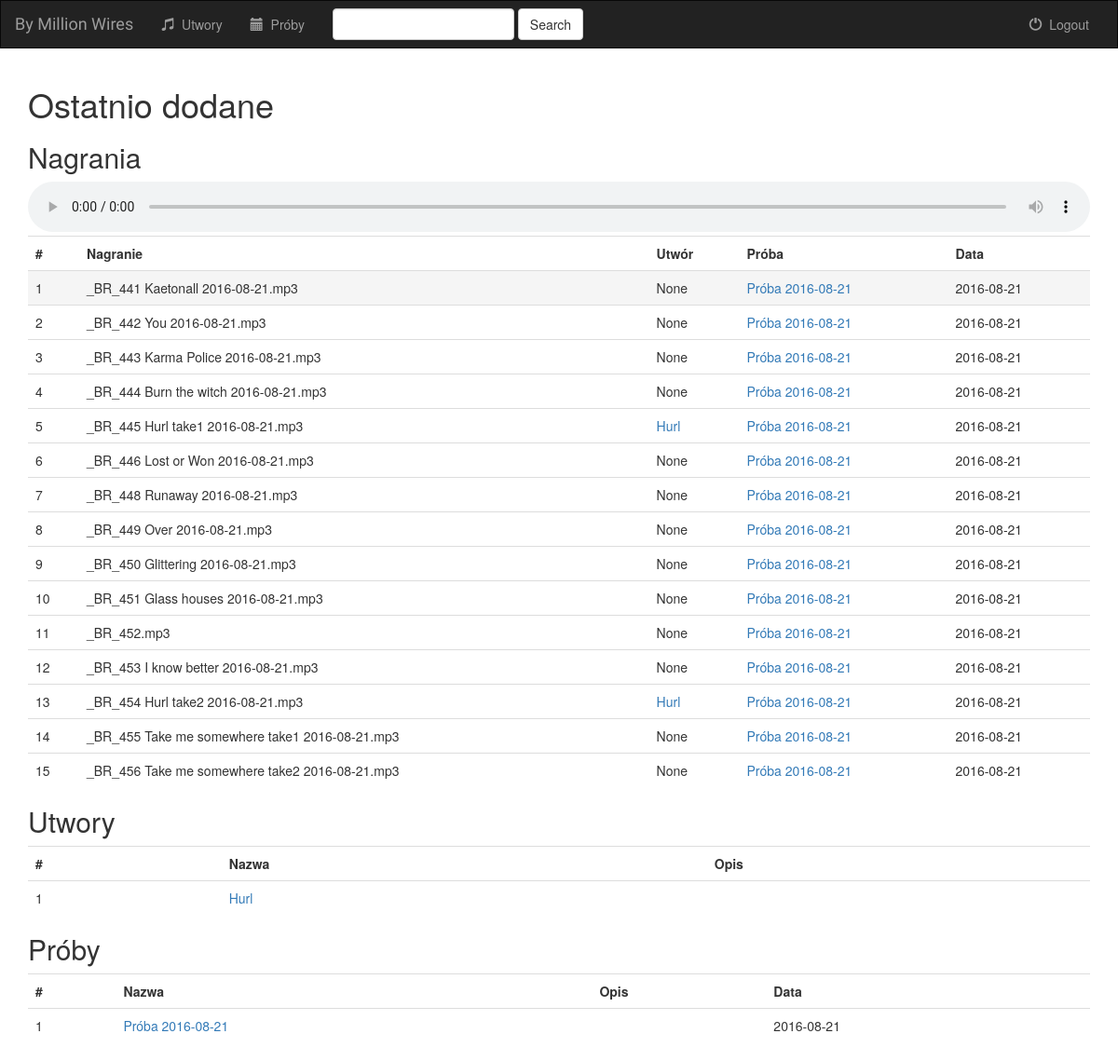
/tracks/, run on the app's committed database.
### tracks/models.py (models this page shows, shortened)
class Track(models.Model):
    name = models.CharField(max_length=200)
    date = models.DateField(now())
    path = models.CharField(max_length=500)
    event = models.ForeignKey(Event)
    project = models.ForeignKey(Project, blank=True, null=True)

class Event(models.Model):
    name = models.CharField(max_length=200)
    description = models.TextField(blank=True)
    date = models.DateField(default=now())
    def __str__(self):
        return self.name

class Project(models.Model):
    name = models.CharField(max_length=200)
    date = models.DateField(default=now())
    description = models.TextField(blank=True)
    def __str__(self):
        return self.name

### tracks/views.py (the view)
def index(request):
    week_ago = datetime.date.today() - datetime.timedelta(days=7)
    tracks = Track.objects.filter(date__gte=week_ago)
    projects = Project.objects.filter(date__gte=week_ago)
    events = Event.objects.filter(date__gte=week_ago)
    return render(request, 'tracks/index.html', {'tracks': tracks,
                                                 'projects': projects,
                                                 'events': events})

### tracks/templates/tracks/index.html (shortened to what this page needs)
{% extends 'tracks/base.html' %}
{% block body %}
{% load staticfiles %}
<div class="container">
    <h1>Ostatnio dodane</h1>
    <h2>Nagrania</h2>
    {% include "tracks/tables/track-table.html" with tracks=tracks %}
    <h2>Utwory</h2>
    {% include "tracks/tables/project-table.html" with projects=projects %}
    <h2>Próby</h2>
    {% include "tracks/tables/event-table.html" with events=events %}
</div>
{% endblock %}

### tracks/templates/tracks/tables/track-table.html (shortened to what this page needs)
{% load staticfiles %}
<audio controls="controls" id="player" preload="auto" autoplay="">
</audio>
<table class="table table-hover" id="playlist">
    <th>#</th>
    <th>Nagranie</th>
    <th>Utwór</th>
    <th>Próba</th>
    <th>Data</th>
{% for track in tracks %}
    <tr data-audiourl="{% static 'audio/' %}{{ track.path }}">
        <td>{{ forloop.counter }}</td>
        <td>{{ track.name }}</td>
        {% if track.project.id %}
            <td><a href="{% url 'tracks:project_details' track.project.id %}">{{ track.project }}</a></td>
        {% else %}
            <td>{{ track.project }}</td>
        {% endif %}
        <td><a href="{% url 'tracks:event_details' track.event.id %}">{{ track.event }}</a></td>
        <td>{{ track.date }}</td>
    </tr>
{% endfor %}
</table>

### tracks/templates/tracks/tables/project-table.html
{% load staticfiles %}
<table class="table table-hover">
    <th>#</th>
    <th>Nazwa</th>
    <th>Opis</th>
{% for project in projects %}
    <tr class="table-row" data-href="{% url 'tracks:project_details' project.id %}">
        <td>{{ forloop.counter }}</td>
        <td><a href="{% url 'tracks:project_details' project.id %}">{{ project.name }}</a></td>
        <td>{{ project.description }}</td>
    </tr>
{% endfor %}
</table>

### tracks/templates/tracks/tables/event-table.html
{% load staticfiles %}
<table class="table table-hover">
    <th>#</th>
    <th>Nazwa</th>
    <th>Opis</th>
    <th>Data</th>
{% for event in events %}
    <tr class="table-row" data-href="{% url 'tracks:event_details' event.id %}">
        <td>{{ forloop.counter }}</td>
        <td><a href="{% url 'tracks:event_details' event.id %}">{{ event.name }}</a></td>
        <td>{{ event.description }}</td>
        <td>{{ event.date }}</td>
    </tr>
{% endfor %}
</table>

### tracks/static/tracks/css/custom.css (style rules this page uses)
audio { width: 100% }
tr.active td { background-image: url("/static/tracks/img/equalizer.gif"); }
tr.current { background-color: #f5f5f5; }
tr { cursor: pointer; }

### data on the page
Track: name "_BR_441 Kaetonall 2016-08-21.mp3", project "None", event "Próba 2016-08-21", date "2016-08-21"
Track: name "_BR_442 You 2016-08-21.mp3", project "None", event "Próba 2016-08-21", date "2016-08-21"
Track: name "_BR_443 Karma Police 2016-08-21.mp3", project "None", event "Próba 2016-08-21", date "2016-08-21"
Track: name "_BR_444 Burn the witch 2016-08-21.mp3", project "None", event "Próba 2016-08-21", date "2016-08-21"
Track: name "_BR_445 Hurl take1 2016-08-21.mp3", project "Hurl", event "Próba 2016-08-21", date "2016-08-21"
Track: name "_BR_446 Lost or Won 2016-08-21.mp3", project "None", event "Próba 2016-08-21", date "2016-08-21"
Track: name "_BR_448 Runaway 2016-08-21.mp3", project "None", event "Próba 2016-08-21", date "2016-08-21"
Track: name "_BR_449 Over 2016-08-21.mp3", project "None", event "Próba 2016-08-21", date "2016-08-21"
Track: name "_BR_450 Glittering 2016-08-21.mp3", project "None", event "Próba 2016-08-21", date "2016-08-21"
Track: name "_BR_451 Glass houses 2016-08-21.mp3", project "None", event "Próba 2016-08-21", date "2016-08-21"
Track: name "_BR_452.mp3", project "None", event "Próba 2016-08-21", date "2016-08-21"
Track: name "_BR_453 I know better 2016-08-21.mp3", project "None", event "Próba 2016-08-21", date "2016-08-21"
Track: name "_BR_454 Hurl take2 2016-08-21.mp3", project "Hurl", event "Próba 2016-08-21", date "2016-08-21"
Track: name "_BR_455 Take me somewhere take1 2016-08-21.mp3", project "None", event "Próba 2016-08-21", date "2016-08-21"
Track: name "_BR_456 Take me somewhere take2 2016-08-21.mp3", project "None", event "Próba 2016-08-21", date "2016-08-21"
Project: name "Hurl"
Event: name "Próba 2016-08-21", date "2016-08-21"
